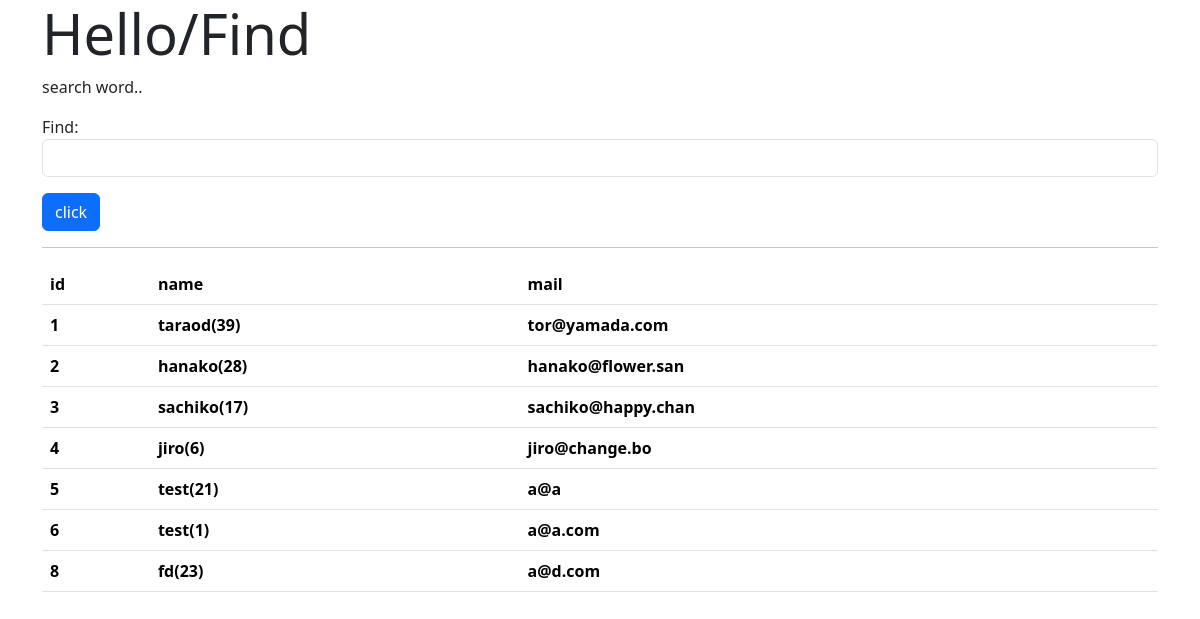
The app's page /hello/find, older data.
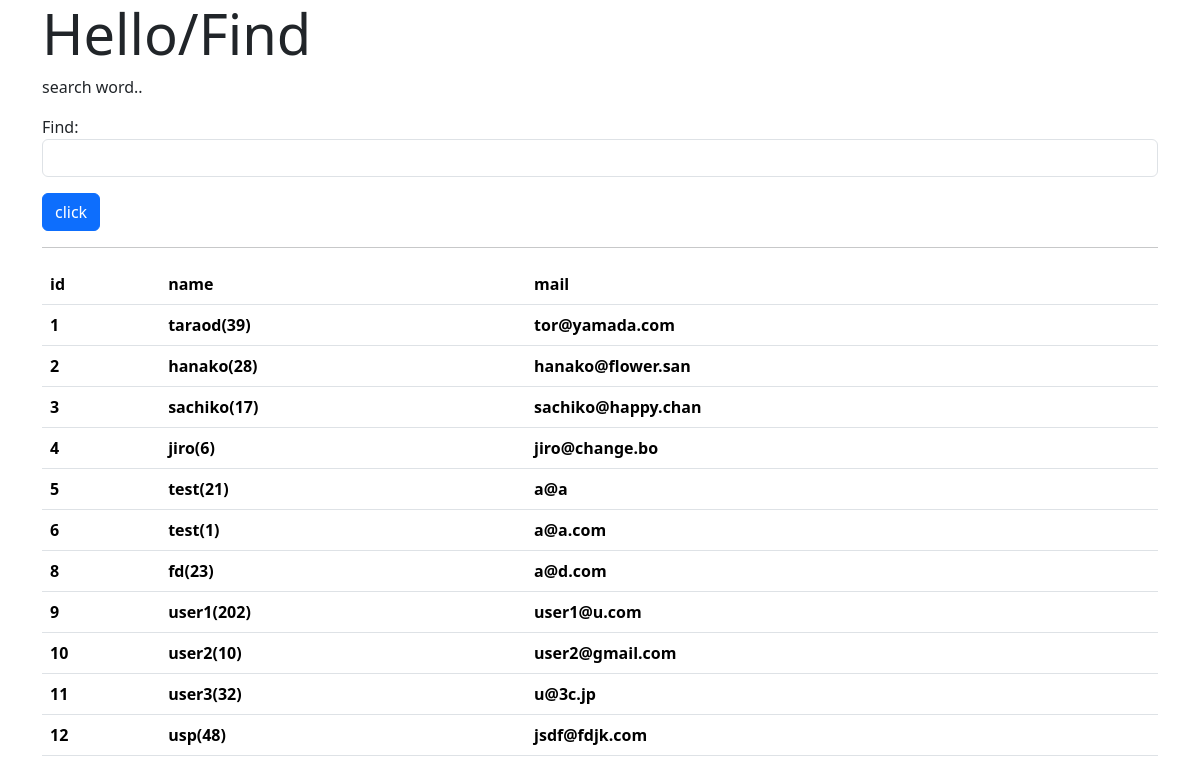
The same page, newer data.
### hello/models.py (models this page shows, shortened)
class Friend(models.Model):
    name = models.CharField(max_length=100)
    mail = models.EmailField(max_length=200)
    gender = models.BooleanField()
    age = models.IntegerField(default=0)
    birthday = models.DateField()

### hello/views.py (the view, shortened to what this page needs)
# urls.py: path('find',views.find, name="find"),
def find(request):
    params = {
        'title':'Hello/Find',
        'msg':"search word..",
        'form': FindForm(),
        'data':Friend.objects.all(),
    }
    return render(request,'hello/find.html',params)

### hello/forms.py
class FindForm(forms.Form):
    find = forms.CharField(label="Find",required=False,widget=forms.TextInput(attrs={'class':"form-control"}))

### hello/views.py (called while the page is built)
def sample_middleware(get_response):
    def middleware(request):
        counter = request.session.get('counter',0)
        request.session['counter'] = counter + 1
        response = get_response(request)
        print("count:" + str(counter))
        return response
    return middleware

### hello/templates/hello/find.html (shortened to what this page needs)
{% load static %}
<!DOCTYPE html>
<html lang="en">
<head>
    <link rel="stylesheet" href="https://cdn.jsdelivr.net/npm/bootstrap/dist/css/bootstrap.css">
</head>
<body class="container">
    <h1 class="display-4">{{title}}</h1>
    <p>{{msg|safe}}</p>
    <form action="{% url 'find' %}" method="POST">
        {{form.as_p}}
        <input type="submit" value="click" class="btn btn-primary">
    </form>
    <hr>
    <table class="table">
        <tr>
            <th>id</th>
            <th>name</th>
            <th>mail</th>
        </tr>
        {% for item in data %}
        <tr>
            <th>{{item.id}}</th>
            <th>{{item.name}}({{item.age}})</th>
            <th>{{item.mail}}</th>
        </tr>
        {% endfor %}
    </table>
</body>
</html>

Row changes from the older to the newer data that the page shows:
added Friend: id "9", name "user1", age "202", mail "user1@u.com"
added Friend: id "10", name "user2", age "10", mail "user2@gmail.com"
added Friend: id "11", name "user3", age "32", mail "u@3c.jp"
added Friend: id "12", name "usp", age "48", mail "jsdf@fdjk.com"
